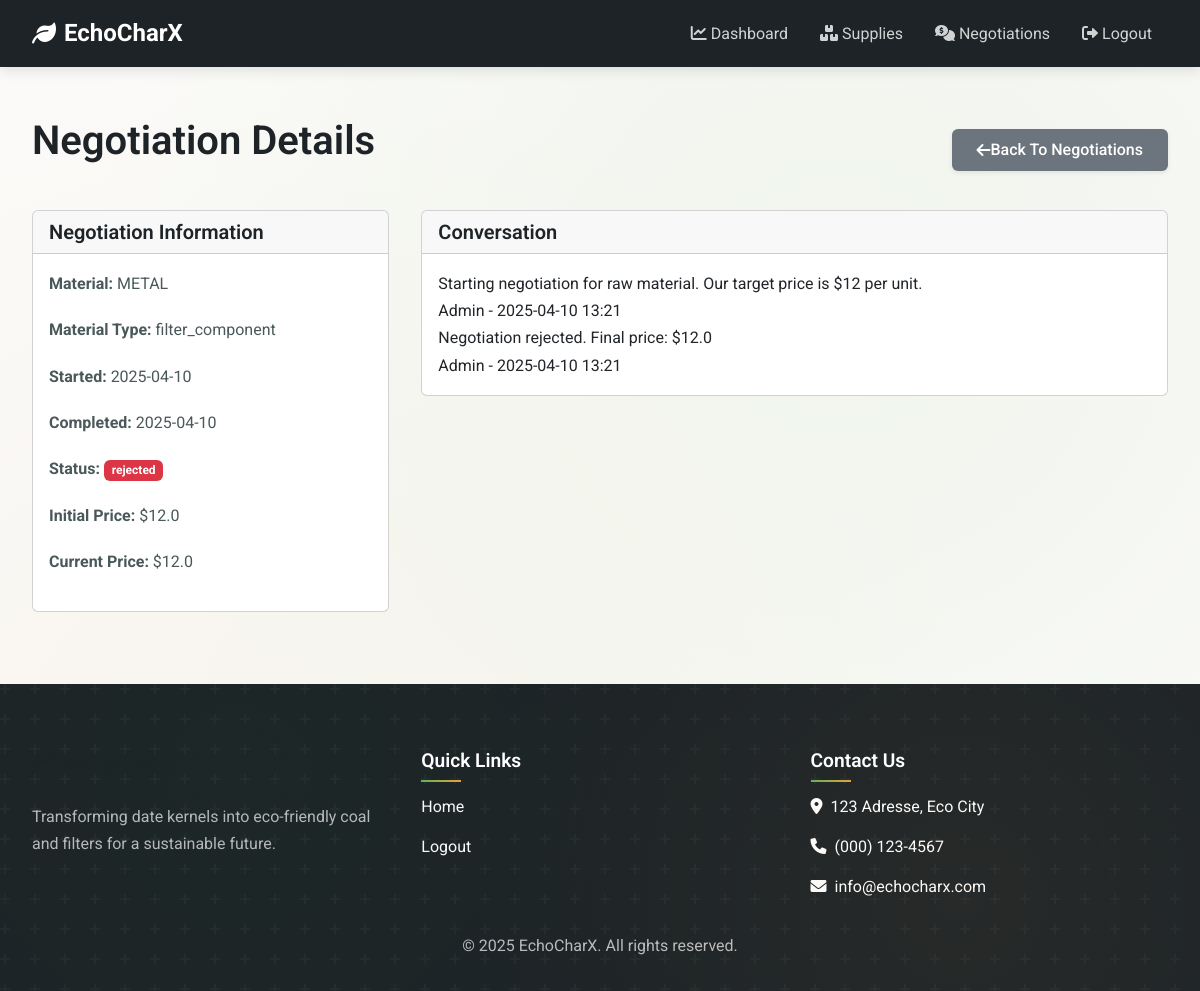
The app's page /supplier/negotiation/2 (signed in) with its own data.
### app/models.py (models this page shows, shortened)
class RawMaterial(db.Model):
    id = db.Column(db.Integer, primary_key=True)
    name = db.Column(db.String(100))
    type = db.Column(db.String(50))  # 'date_kernel' or 'filter_component'
    description = db.Column(db.Text)
    supplies = db.relationship('Supply', backref='raw_material', lazy='dynamic')
    inventory_id = db.Column(db.Integer, db.ForeignKey('inventory.id'))

class Negotiation(db.Model):
    id = db.Column(db.Integer, primary_key=True)
    supplier_id = db.Column(db.Integer, db.ForeignKey('supplier.id'))
    raw_material_id = db.Column(db.Integer, db.ForeignKey('raw_material.id'))
    raw_material = db.relationship('RawMaterial')  # ← cette ligne est nécessaire
    initial_price = db.Column(db.Float)
    current_price = db.Column(db.Float)
    target_price = db.Column(db.Float)
    status = db.Column(db.String(20), default='in_progress')  # in_progress, accepted, rejected
    created_at = db.Column(db.DateTime, default=datetime.utcnow)
    completed_at = db.Column(db.DateTime, nullable=True)
    messages = db.relationship('NegotiationMessage', backref='negotiation', lazy='dynamic')

class NegotiationMessage(db.Model):
    id = db.Column(db.Integer, primary_key=True)
    negotiation_id = db.Column(db.Integer, db.ForeignKey('negotiation.id'))
    sender_id = db.Column(db.Integer, db.ForeignKey('user.id'))
    message = db.Column(db.Text)
    created_at = db.Column(db.DateTime, default=datetime.utcnow)
    sender = db.relationship('User')

class User(UserMixin, db.Model):
    id = db.Column(db.Integer, primary_key=True)
    name = db.Column(db.String(64), index=True)
    email = db.Column(db.String(120), index=True, unique=True)
    password_hash = db.Column(db.String(128))
    role_id = db.Column(db.Integer, db.ForeignKey('role.id'))
    supplier = db.relationship('Supplier', backref='user', uselist=False)
    client = db.relationship('Client', backref='user', uselist=False)
    created_at = db.Column(db.DateTime, default=datetime.utcnow)
    def is_admin(self):
        return self.role.name == 'admin'
    def is_supplier(self):
        return self.role.name == 'supplier'

### app/routes/supplier_routes.py (the view)
@supplier_bp.route('/negotiation/<int:negotiation_id>')
@login_required
def negotiation_detail(negotiation_id):
    supplier = Supplier.query.filter_by(user_id=current_user.id).first()
    if not supplier:
        flash('Supplier profile not found!', 'danger')
        return redirect(url_for('auth.logout'))
    negotiation = Negotiation.query.get_or_404(negotiation_id)
    if negotiation.supplier_id != supplier.id:
        flash('You do not have permission to view this negotiation!', 'danger')
        return redirect(url_for('supplier.negotiations'))
    messages = NegotiationMessage.query.filter_by(negotiation_id=negotiation_id).order_by(NegotiationMessage.created_at).all()
    raw_material = RawMaterial.query.get(negotiation.raw_material_id)
    return render_template(
        'supplier/negotiation_detail.html',
        supplier=supplier,
        negotiation=negotiation,
        messages=messages,
        raw_material=raw_material
    )

### app/models.py (called while the page is built)
@login_manager.user_loader
def load_user(user_id):
    return User.query.get(int(user_id))

### app/routes/supplier_routes.py (called while the page is built)
@supplier_bp.before_request
def check_supplier():
    if not current_user.is_authenticated or not current_user.is_supplier():
        flash('You do not have permission to access this page.', 'danger')
        return redirect(url_for('auth.login'))

### app/templates/supplier/negotiation_detail.html (shortened to what this page needs)
{% extends "base.html" %}
{% block content %}
<div class="d-flex justify-content-between align-items-center mb-4">
    <h1>Negotiation Details</h1>
    <a href="{{ url_for('supplier.negotiations') }}" class="btn btn-secondary">
        <i class="fas fa-arrow-left"></i> Back to Negotiations
    </a>
</div>
<div class="row">
    <div class="col-lg-4">
        <div class="card mb-4">
            <div class="card-header">
                <h5 class="mb-0">Negotiation Information</h5>
            </div>
            <div class="card-body">
                <p><strong>Material:</strong> {{ raw_material.name }}</p>
                <p><strong>Material Type:</strong> {{ raw_material.type }}</p>
                <p><strong>Started:</strong> {{ negotiation.created_at.strftime('%Y-%m-%d') }}</p>
                {% if negotiation.completed_at %}
                <p><strong>Completed:</strong> {{ negotiation.completed_at.strftime('%Y-%m-%d') }}</p>
                {% endif %}
                <p><strong>Status:</strong>
                    <span class="badge bg-{{ 'success' if negotiation.status == 'accepted' else 'danger' if negotiation.status == 'rejected' else 'warning' }}">
                        {{ negotiation.status }}
                    </span>
                </p>
                <p><strong>Initial Price:</strong> ${{ negotiation.initial_price|round(2) }}</p>
                <p><strong>Current Price:</strong> ${{ negotiation.current_price|round(2) }}</p>
            </div>
        </div>
    </div>
    <div class="col-lg-8">
        <div class="card">
            <div class="card-header">
                <h5 class="mb-0">Conversation</h5>
            </div>
            <div class="card-body">
                <div class="chat-container">
                    {% for message in messages %}
                    <div class="chat-message {{ 'chat-message-supplier' if message.sender_id == current_user.id else 'chat-message-admin' }}">
                        <div class="chat-message-content">
                            {{ message.message }}
                        </div>
                        <div class="chat-time">
                            {{ message.sender.name }} - {{ message.created_at.strftime('%Y-%m-%d %H:%M') }}
                        </div>
                    </div>
                    {% endfor %}
                </div>
            </div>
        </div>
    </div>
</div>
{% endblock %}

### app/static/css/style.css (style rules this page uses)
:root { --charcoal-dark: #1D2327; --charcoal-medium: #2F3A40; --charcoal-light: #4A5859; --eco-brown-dark: #4D3427; --eco-brown: #73503A; --eco-brown-light: #9F7B62; --date-gold: #C9984B; --date-amber: #E9A03B; --date-caramel: #B77834; --eco-green-dark: #2A6D2A; --eco-green: #3A8C3A; --eco-green-light: #5DB45A; --eco-cream: #F8F4E3; --eco-sand: #E8D8B5; --eco-beige: #D8C4A5; }
* { box-sizing: border-box; margin: 0; padding: 0; transition: all 0.3s ease; }
body { font-family: 'Roboto', sans-serif; line-height: 1.7; background-color: #fbfaf8; color: var(--charcoal-dark); background-image: radial-gradient(circle at 70% 30%, rgba(93, 180, 90, 0.07) 0%, transparent 70%), radial-gradient(circle at 20% 80%, rgba(201, 152, 75, 0.05) 0%, transparent 60%); background-attachment: fixed; overflow-x: hidden; }
h1, h2, h3, h4, h5, h6 { font-weight: 600; line-height: 1.3; margin-bottom: 1.2rem; color: var(--charcoal-dark); }
p { margin-bottom: 1.2rem; color: var(--charcoal-light); }
a { color: var(--eco-green); text-decoration: none; transition: all 0.3s ease; }
.row { display: flex; flex-wrap: wrap; margin: 0 -1rem; }
[class*="col-"] { padding: 0 1rem; }
.btn { display: inline-flex; align-items: center; justify-content: center; padding: 0.5rem 1.5rem; font-weight: 500; border-radius: 0.375rem; cursor: pointer; transition: all 0.3s cubic-bezier(0.175, 0.885, 0.32, 1.275); font-size: 1rem; text-transform: capitalize; border: 1px solid transparent; box-shadow: 0 2px 5px rgba(0, 0, 0, 0.08); position: relative; overflow: hidden; z-index: 1; }
.btn::before { content: ''; position: absolute; top: 0; left: -100%; width: 100%; height: 100%; background: linear-gradient(90deg, transparent, rgba(255, 255, 255, 0.2), transparent); transition: left 0.8s ease; z-index: -1; }
html, body { height: 100%; width: 100%; margin: 0; }
body { display: flex; flex-direction: column; min-height: 100vh; }

### records on screen
RawMaterial: name "METAL", type "filter_component"
Negotiation: created_at "2025-04-10", completed_at "2025-04-10", status "rejected", initial_price "12.0", current_price "12.0"
NegotiationMessage: message "Starting negotiation for raw material. Our target price is $12 per unit.", sender.name "Admin", created_at "2025-04-10 13:21"
NegotiationMessage: message "Negotiation rejected. Final price: $12.0", sender.name "Admin", created_at "2025-04-10 13:21"
